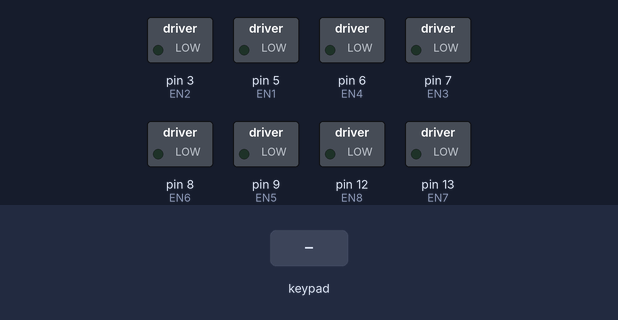
Recording of a sketch running on a simulated Arduino Uno, built with avr-gcc and run on an emulated ATmega328P. Shown: switched loads named in the sketch (green lamp = pin HIGH). Inputs (shaded band) come from the test bench.

Above: at 1.2 s.
1.3 s: key 'U' pressed
At 1.5 s:
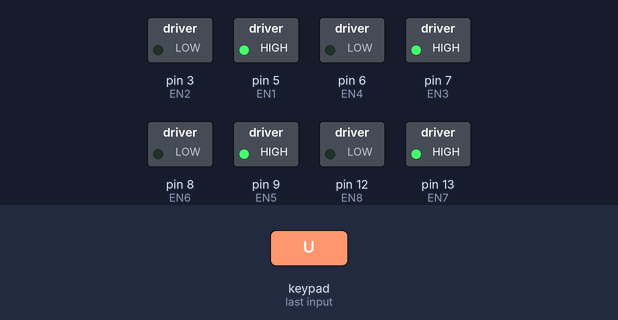
3.2 s: key 'D' pressed
At 3.41 s:
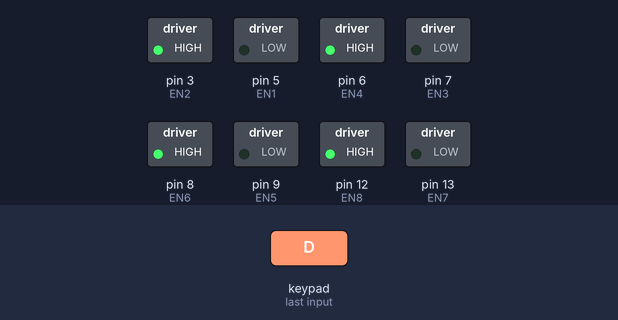
5.1 s: key 'L' pressed
At 5.32 s:
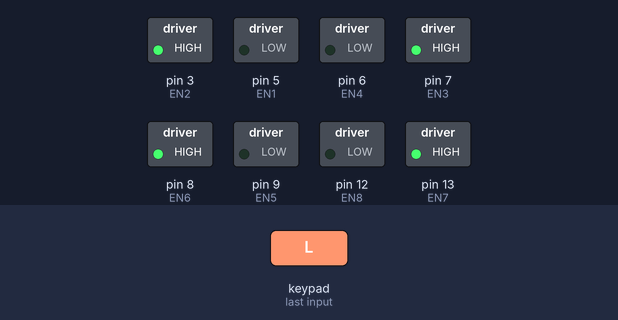
7.0 s: key 'R' pressed
At 7.22 s:
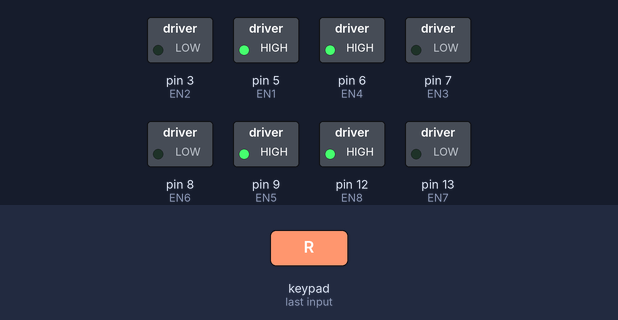
Timing chart, 0 to 9.9 s (numbered marks = the images above; inputs shaded):
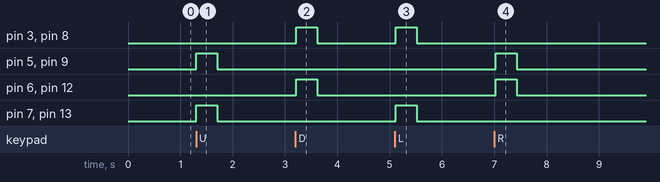

The sketch:

PS2_control_motor.ino
```cpp
#include <PS2X_lib.h>  //for v1.6

PS2X ps2x;
int PS2 = 0;
//int error = 0;
//byte type = 0;
//byte vibrate = 0;


//const int in1 = 3;    // direction pin 1
//const int in2 = 4;    // direction pin 2
const int EN1=5 ;
const int EN2=3;
const int EN3= 7;
const int EN4=6;
const int EN5=9 ;
const int EN6=8;
const int EN7=13 ;
const int EN8=12;
int theara;           // forward speed

void setup(){
  PS2 = ps2x.config_gamepad(37,33,35,31, true, true);   //Настройка выводов: (clock, command, attention, data, true, true)
//  pinMode(in1, OUTPUT);      // connection to L298n
//  pinMode(in2, OUTPUT);      // connection to L298n
  pinMode(EN1, OUTPUT);      // connection to L298n
  pinMode(EN2, OUTPUT);
  pinMode(EN3,OUTPUT);
  pinMode(EN4, OUTPUT);      // connection to L298n
  pinMode(EN5, OUTPUT);
  pinMode(EN6,OUTPUT);
  pinMode(EN7,OUTPUT);
  pinMode(EN8,OUTPUT);
}


void loop(){
  ps2x.read_gamepad();


  if (ps2x.Button(PSB_PAD_UP) ){
    theara= (ps2x.Analog(PSB_PAD_UP), DEC);
    analogWrite(EN1,255);
    analogWrite(EN2, 0);
    analogWrite(EN3,255);
    analogWrite(EN4, 0);
    analogWrite(EN5,255);
    analogWrite(EN6, 0);
    analogWrite(EN7,255);
    analogWrite(EN8, 0);

  //  analogWrite(enb,theara);
  }

else if (ps2x.Button(PSB_PAD_DOWN) ){
    theara = (ps2x.Analog(PSB_PAD_DOWN), DEC);
    analogWrite(EN1,0);
    analogWrite(EN2, 255);
    analogWrite(EN3,0);
    analogWrite(EN4, 255);
    analogWrite(EN5,0);
    analogWrite(EN6, 255);
    analogWrite(EN7,0);
    analogWrite(EN8, 255);
  }
  else if (ps2x.Button(PSB_PAD_RIGHT)) {
  theara=(ps2x.Analog(PSB_PAD_RIGHT),DEC);

   analogWrite(EN1,255);
    analogWrite(EN2, 0);
    analogWrite(EN3,0);
    analogWrite(EN4, 255);
    analogWrite(EN5,255);
    analogWrite(EN6, 0);
    analogWrite(EN7,0);
    analogWrite(EN8, 255);
  }
  else if (ps2x.Button(PSB_PAD_LEFT)){
  theara=(ps2x.Analog(PSB_PAD_LEFT),DEC);

     analogWrite(EN1,0);
    analogWrite(EN2, 255);
    analogWrite(EN3,255);
    analogWrite(EN4, 0);
    analogWrite(EN5,0);
    analogWrite(EN6, 255);
    analogWrite(EN7,255);
    analogWrite(EN8, 0);
  }else{
    analogWrite(EN1,0);
    analogWrite(EN2, 0);
    analogWrite(EN3,0);
    analogWrite(EN4, 0);
    analogWrite(EN5,0);
    analogWrite(EN6, 0);
    analogWrite(EN7,0);
    analogWrite(EN8, 0);
  }

  delay(100);

}
```

Measured:
- after the input at 1.3 s, pin 5 (EN1), pin 7 (EN3), pin 9 (EN5), pin 13 (EN7): LOW → HIGH at once, → LOW 0.40 s later
- after the input at 3.2 s, pin 3 (EN2), pin 6 (EN4), pin 8 (EN6), pin 12 (EN8): LOW → HIGH at once, → LOW 0.40 s later
- after the input at 5.1 s, pin 3 (EN2), pin 7 (EN3), pin 8 (EN6), pin 13 (EN7): LOW → HIGH at once, → LOW 0.40 s later
- after the input at 7.0 s, pin 5 (EN1), pin 6 (EN4), pin 9 (EN5), pin 12 (EN8): LOW → HIGH at once, → LOW 0.40 s later
